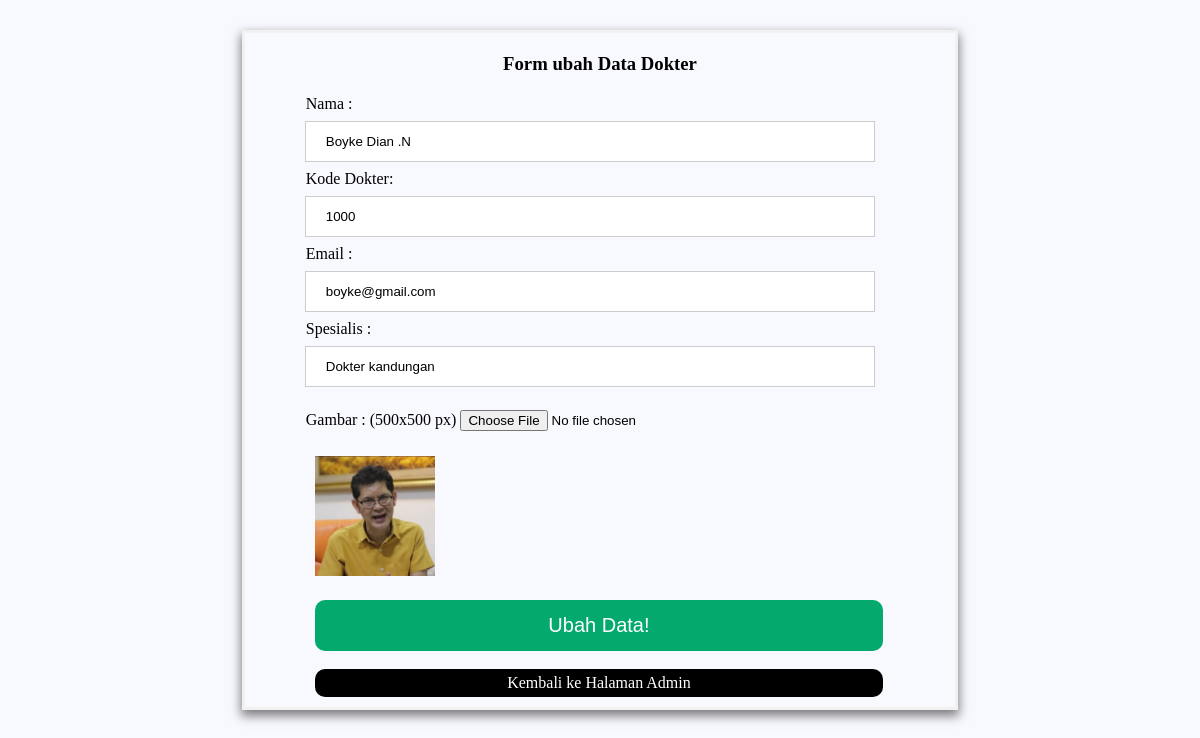
Screenshot of /ubah.php?id=24 (signed in) with the database file from the repository.
### tables this page shows
CREATE TABLE `dokter` (
  `id` int(11) NOT NULL,
  `nama` varchar(255) NOT NULL,
  `kode_dr` char(9) NOT NULL,
  `email` varchar(255) NOT NULL,
  `spesialis` varchar(255) NOT NULL,
  `gambar` varchar(255) NOT NULL
);

### functions.php (called while the page is built, shortened)
<?php
function koneksi ()
{
  return mysqli_connect('localhost', 'root', '', 'tubes_213040133');
}
 function query ($query)
{
    $conn = koneksi();
    $result = mysqli_query($conn, $query);
    if (mysqli_num_rows($result) == 1 ) {
      return mysqli_fetch_assoc($result);
    }
     $rows = [];
   return $rows;
}
 ?>

### ubah.php (the view, shortened to what this page needs)
<?php
  require 'functions.php';
$id = $_GET['id'];
$dr = query (" SELECT * FROM dokter WHERE id = $id");
?>
<!DOCTYPE html>
<html lang="en">
<head>
  <link rel="stylesheet" href="css/ubah.css">
</head>
<body>
    <form action="" method="POST" enctype="multipart/form-data">
      <h3 class="heading">Form ubah Data Dokter</h3>
      <ul>
        <li>
          <label>
            Nama : <br>
            <input type="text" name="nama" autofocus required value="<?= $dr['nama']; ?>">
          </label>
        </li>
        <li>
          <label>
            Kode Dokter: <br>
            <input type="text" name="kode_dr" required value="<?= $dr['kode_dr']; ?>">
          </label>
        </li>
        <li>
          <label>
            Email : <br>
            <input type="email" name="email" required value="<?= $dr['email']; ?>">
          </label>
        </li>
        <li>
          <label>
            Spesialis : <br>
            <input type="text" name="spesialis" required value="<?= $dr['spesialis']; ?>">
          </label>
        </li>
        <li>
          <label>
            Gambar : (500x500 px)
            <input type="file" name="gambar" class="gambar" onchange="previewImage()">
          </label>
          <img src="img/<?= $dr['gambar']; ?>" width="120" style="display: block;" class="img-preview">
        </li>
      </ul>
      <button type="submit" name="ubah">Ubah Data!</button>
      <a href="index.php" class="home">Kembali ke Halaman Admin</a>
    </form>
</body>
</html>

### css/ubah.css (style rules this page uses)
body { background-color: #f8f8ff; font-family: calibri; }
form { border: 3px solid #f1f1f1; width: 60%; margin: 30px auto 30px auto; box-shadow: 0px 5px 10px 1px rgba(0,0,0,0.5); }
.heading { display: grid; justify-content: center; margin: 20px auto 20px auto; }
input[type='text'], input[type='password'] { width: 85%; padding: 12px 20px; margin: 8px 0 8px 20px; display: inline-block; border: 1px solid #ccc; box-sizing: border-box; }
input[type='email'] { width: 85%; padding: 12px 20px; margin: 8px 0 8px 20px; display: inline-block; border: 1px solid #ccc; box-sizing: border-box; }
label { margin-left: 21px; }
img { margin: 10px 0 10px 30px; }
li { list-style: none; }
li .gambar { margin: 15px 0; }
button { background-color: #04aa6d; display: inline-block; color: white; font-size: 20px; padding: 14px 14px; margin: 8px 70px; border: none; cursor: pointer; width: 80%; border-radius: 10px; }
.home { display: block; background-color: black; color: white; text-decoration: none; text-align: center; padding: 5px 0px; margin: 10px 70px; width: 80%; border-radius: 10px; }

### rows the page displays
dokter: nama "Boyke Dian .N", kode_dr "1000", email "boyke@gmail.com", spesialis "Dokter kandungan", gambar (picture)
